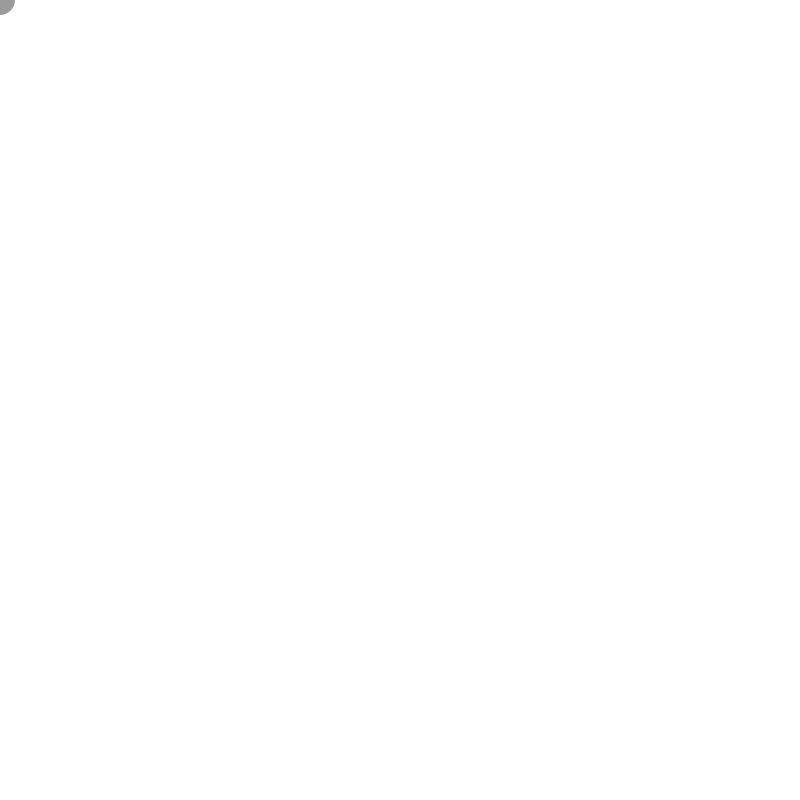
Frame 1 (no input)
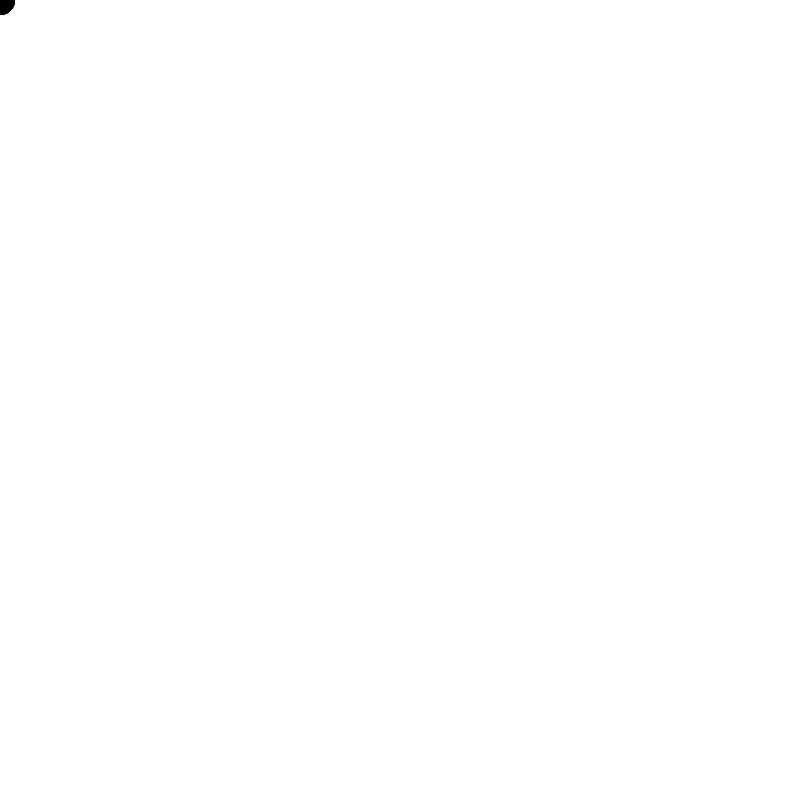
Frame 60 (the mouse pressed at the canvas centre just before this capture)
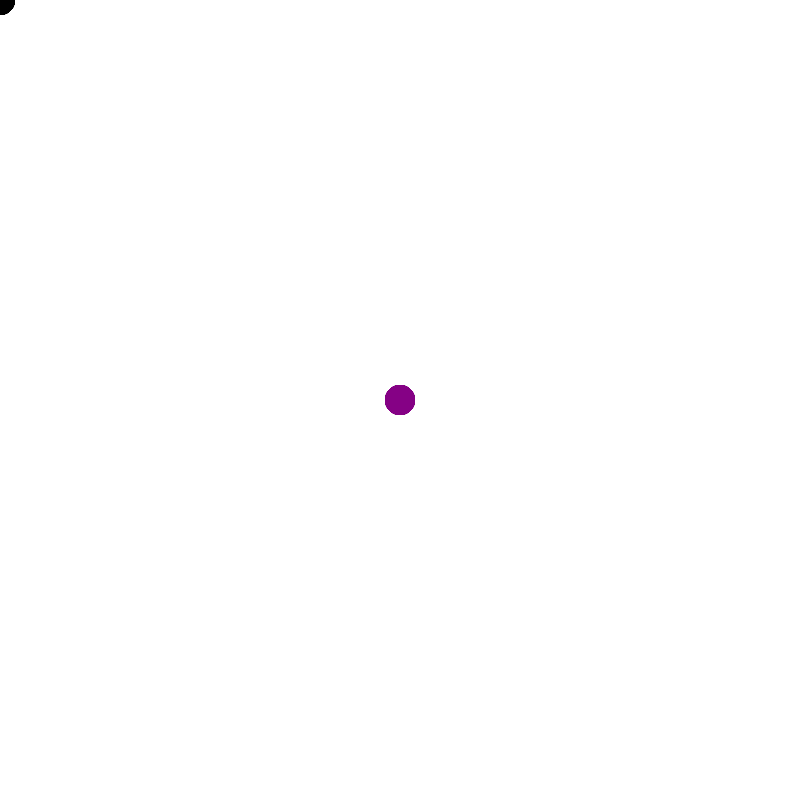
Frame 120 (the mouse held since frame 60 and released just before this capture)

The Processing sketch that drew these frames (run headless with seeded random() and noise(); from frame 60 on, the mouse is pressed at the canvas centre):

// Processing sketch: Splash_Core
// ── Splash_Core.pde
void setup() {
  size(800, 800);          // Set the size of the canvas
  background(255);         // Set the background to white
  noStroke();              // Remove the outline of the circles
}

void draw() {
  // The fill color changes with mouseX and mouseY, with transparency (alpha) set to 100
  fill(mouseX / 3, 0, mouseY / 3, 100);
  
  // Draw the circle at the mouse position with a diameter of 30
  ellipse(mouseX, mouseY, 30, 30);
}
